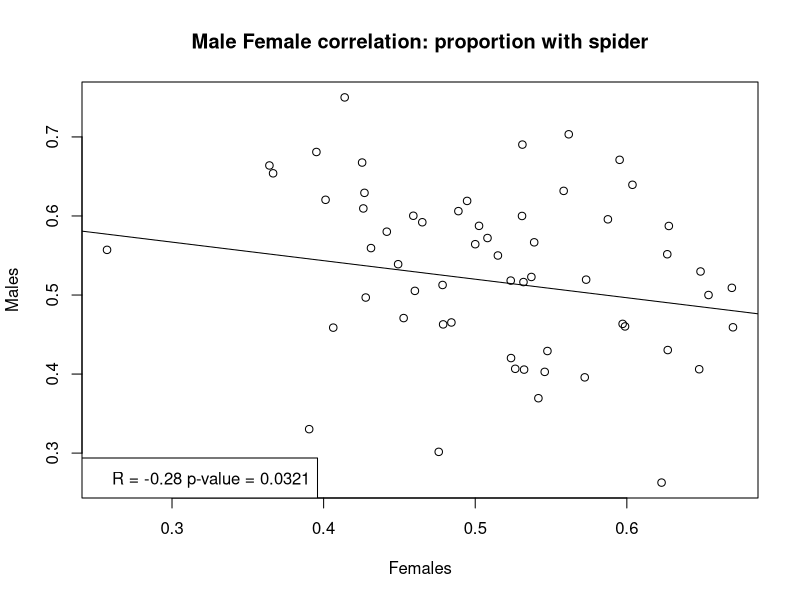

Write R code to recreate this figure. (Note: this script raises an error after producing the figure.)
#Official R-code for the perception Data:

#Packages:
library(ggplot2)
library(dplyr)
library(lme4)
library(car)
library(effects)
require(lattice)

perception <- read.csv('Perception_all_Data.csv', h=TRUE)

#DGRP as factor
perception$DGRP <- factor(perception$DGRP)

#Average temp and humidity over three days and scaled:
perception$Avg_temp <- with(perception, (Temp_24 + Temp_48 + Temp_start)/3)

perception$Avg_hum <- with(perception, (Humidity_24 + Humidity_48 + Humidity_start)/3)

perception$Avg_BP <- with(perception, (BP_Start + BP_24 + BP_48)/3)

perception$TempScaled <- with(perception, scale(Avg_temp))

perception$HumidityScaled <- with(perception, scale(Avg_hum))

perception$BPScaled <- with(perception, scale(Avg_BP))

#Total those assorted into vials
perception$spiANDno_48 <- with(perception, Spider_48 + Not_Spider_48)

#Subsample of those with more than six total in vials
perception <- subset(perception, spiANDno_48 >= 6)

#New data frame with needed variables (and change some names):
DGRP_by_counts <- with(perception,
                       data.frame(DGRP, Sex, Spider=Spider_48,
                                  Not_spider=Not_Spider_48, Outside=Outside_48,
                                  Date=Start_date, Temp_Scaled=TempScaled, Humidity_Scaled=HumidityScaled,
                                  BP_Scaled=BPScaled, Vial_total= spiANDno_48, Number=Number))

DGRP_by_counts$proportion_spider <- with(DGRP_by_counts, Spider/Vial_total)

#Data set with all DGRP lines together into one group (by sex also): inclueds mean temperature scales (and humidity) and the mean proportion with spiders and SE

DGRP_sub <-DGRP_by_counts %>%
  group_by(DGRP, Sex) %>%
  summarise(prop_spider=mean(proportion_spider),
            Mean_temp_scaled=mean(Temp_Scaled),
            Mean_hum_scaled=mean(Humidity_Scaled),
            Mean_BP_scaled=mean(BP_Scaled),
            se =((sd(proportion_spider))/sqrt(n())))


###Sex Correlation:
with(DGRP_sub, cor(prop_spider[Sex == "Female"],prop_spider[Sex == "Male"] ))
MFcor <- with(DGRP_sub, cor(prop_spider[Sex == "Female"],prop_spider[Sex == "Male"] ))

##rcorr:
#install.packages("Hmisc")
library(Hmisc)
#??Hmisc
with(DGRP_sub, rcorr(x = prop_spider[Sex == "Female"],y = prop_spider[Sex == "Male"]))

line2 <- lm(DGRP_sub$prop_spider[DGRP_sub$Sex == "Female"] ~ DGRP_sub$prop_spider[DGRP_sub$Sex == "Male"])

with(DGRP_sub, plot(x = prop_spider[Sex == "Female"],y = prop_spider[Sex == "Male"], xlab = "Females", ylab = "Males", abline(line2), main = "Male Female correlation: proportion with spider"))

legend("bottomleft", bty="y", 
       legend=paste("R = -0.28" , "p-value = 0.0321" ))




#Model:
## DGRP is a random effect

#Remove date or temp,hum,bp:  Redundant to have both?

mod1 <- glmer(cbind(Spider, Not_spider) ~ 1 + Sex + Temp_Scaled + Humidity_Scaled + BP_Scaled #+ (1|Date) 
              + (0 + Sex|DGRP), data = DGRP_by_counts, family = "binomial")
summary(mod1)
plot(allEffects(mod1))
ranef(mod1)
ranef(mod1, condVar = TRUE)
rr1 <- ranef(mod1, condVar = TRUE)
str(rr1)
fixef(mod1)
dotplot(rr1)
qqmath(rr1)


rr1 <- ranef(mod1, condVar = TRUE)
pv <- attr(rr1$DGRP, "postVar")
pv
se_fem <- pv[1, 1, ]
se_ma <- pv[2,2, ]
#Data frame of intercepts
rand.interc<-rr1$DGRP
df<-data.frame(Intercepts=rr1$DGRP[,1:2], DGRP=rownames(rand.interc), se_female=se_fem, se_male=se_ma)
head(df)
colnames(df) <- c("Female_Int", "Male_Int", "DGRP", "Female_se", "Male_se")
df$m.low <- with(df, Male_Int - 2 * Male_se)
df$m.high <- with(df, Male_Int + 2 * Male_se)
df$f.low <- with(df, Female_Int - 2 * Female_se)
df$f.high <- with(df, Female_Int + 2 * Female_se)

ggplot(df, aes(y=Female_Int, x=reorder(DGRP, Female_Int))) + 
  geom_linerange(aes(ymin=f.low, ymax=f.high), colour="black") + 
  geom_point(colour="red") + 
  coord_flip() + 
  labs(y="Intercept", x="DGRP Females")

ggplot(df, aes(y=Male_Int, x=reorder(DGRP, Male_Int))) + 
  geom_linerange(aes(ymin=m.low, ymax=m.high), colour="black") + 
  geom_point(colour="blue") + 
  coord_flip() + 
  labs(y="Intercept", x="DGRP Males")

#Model comparison: comparing with random DGRP effects and without:

#install.packages("pbkrtest")
library("pbkrtest")

#Removing temp, humidity and BP from analysis: Humidity showed to have an effect but this is incorperated into to date effect we keep!
# With temp, humidity and BP removed.
#Large model: mod1
mod1 <- glmer(cbind(Spider, Not_spider) ~ 1 + Sex + (1|Date) + (0 + Sex|DGRP),
              data = DGRP_by_counts, family = "binomial")
summary(mod1)

mod2 <- glmer(cbind(Spider, Not_spider) ~ 1 + Sex + (1|Date) + (1|DGRP),
              data = DGRP_by_counts, family = "binomial")
summary(mod2)

#Small Model:
mod3 <- glmer(cbind(Spider, Not_spider) ~ 1 + Sex + (1|Date), 
              data = DGRP_by_counts, family = "binomial")


PB_Mod <- PBmodcomp(mod2, mod3, nsim = 100, ref = NULL, seed = NULL,
          cl = NULL, details = 0)
summary(PB_Mod)
